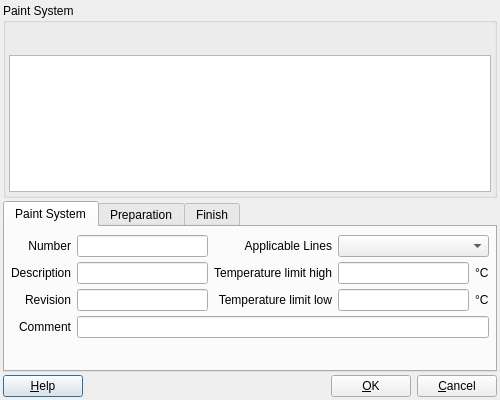
<?xml version="1.0" encoding="UTF-8"?>
<ui version="4.0">
 <class>PENG_PaintDialog</class>
 <widget class="QDialog" name="PENG_PaintDialog">
  <property name="geometry">
   <rect>
    <x>0</x>
    <y>0</y>
    <width>500</width>
    <height>400</height>
   </rect>
  </property>
  <property name="windowTitle">
   <string>Form</string>
  </property>
  <layout class="QGridLayout" name="gridLayout_5">
   <property name="leftMargin">
    <number>3</number>
   </property>
   <property name="topMargin">
    <number>3</number>
   </property>
   <property name="rightMargin">
    <number>3</number>
   </property>
   <property name="bottomMargin">
    <number>3</number>
   </property>
   <property name="spacing">
    <number>3</number>
   </property>
   <item row="0" column="0">
    <widget class="QGroupBox" name="groupBoxPaint">
     <property name="title">
      <string>Paint System</string>
     </property>
     <layout class="QGridLayout" name="gridLayout_4">
      <property name="leftMargin">
       <number>3</number>
      </property>
      <property name="topMargin">
       <number>3</number>
      </property>
      <property name="rightMargin">
       <number>3</number>
      </property>
      <property name="bottomMargin">
       <number>3</number>
      </property>
      <property name="spacing">
       <number>3</number>
      </property>
      <item row="0" column="0">
       <widget class="RB_ToolButtonBar" name="tbbPaint" native="true">
        <property name="sizePolicy">
         <sizepolicy hsizetype="Preferred" vsizetype="Fixed">
          <horstretch>0</horstretch>
          <verstretch>0</verstretch>
         </sizepolicy>
        </property>
        <property name="minimumSize">
         <size>
          <width>0</width>
          <height>26</height>
         </size>
        </property>
       </widget>
      </item>
      <item row="1" column="0">
       <widget class="RB_TableView" name="tvPaint">
        <property name="selectionMode">
         <enum>QAbstractItemView::SingleSelection</enum>
        </property>
        <property name="selectionBehavior">
         <enum>QAbstractItemView::SelectItems</enum>
        </property>
       </widget>
      </item>
     </layout>
    </widget>
   </item>
   <item row="1" column="0">
    <widget class="QTabWidget" name="tabWidget">
     <property name="sizePolicy">
      <sizepolicy hsizetype="Expanding" vsizetype="Minimum">
       <horstretch>0</horstretch>
       <verstretch>0</verstretch>
      </sizepolicy>
     </property>
     <property name="currentIndex">
      <number>0</number>
     </property>
     <widget class="QWidget" name="tab">
      <attribute name="title">
       <string>Paint System</string>
      </attribute>
      <layout class="QGridLayout" name="gridLayout">
       <property name="leftMargin">
        <number>6</number>
       </property>
       <property name="topMargin">
        <number>6</number>
       </property>
       <property name="rightMargin">
        <number>6</number>
       </property>
       <property name="bottomMargin">
        <number>6</number>
       </property>
       <property name="verticalSpacing">
        <number>3</number>
       </property>
       <item row="0" column="0" colspan="2">
        <widget class="QLabel" name="textLabel1">
         <property name="text">
          <string>Number</string>
         </property>
         <property name="alignment">
          <set>Qt::AlignRight|Qt::AlignTrailing|Qt::AlignVCenter</set>
         </property>
        </widget>
       </item>
       <item row="0" column="2">
        <widget class="QLineEdit" name="leNumber"/>
       </item>
       <item row="0" column="3">
        <widget class="QLabel" name="textLabel4">
         <property name="text">
          <string>Applicable Lines</string>
         </property>
         <property name="alignment">
          <set>Qt::AlignRight|Qt::AlignTrailing|Qt::AlignVCenter</set>
         </property>
        </widget>
       </item>
       <item row="0" column="4" colspan="2">
        <widget class="QComboBox" name="cbApplicableLines"/>
       </item>
       <item row="1" column="0" colspan="2">
        <widget class="QLabel" name="textLabel2_4">
         <property name="text">
          <string>Description</string>
         </property>
         <property name="alignment">
          <set>Qt::AlignRight|Qt::AlignTrailing|Qt::AlignVCenter</set>
         </property>
        </widget>
       </item>
       <item row="1" column="2">
        <widget class="QLineEdit" name="leDescription"/>
       </item>
       <item row="1" column="3">
        <widget class="QLabel" name="textLabel2">
         <property name="text">
          <string>Temperature limit high</string>
         </property>
         <property name="alignment">
          <set>Qt::AlignRight|Qt::AlignTrailing|Qt::AlignVCenter</set>
         </property>
        </widget>
       </item>
       <item row="1" column="4">
        <widget class="QLineEdit" name="leTempLimitHigh"/>
       </item>
       <item row="1" column="5">
        <widget class="QLabel" name="textLabel2_2">
         <property name="text">
          <string>°C</string>
         </property>
        </widget>
       </item>
       <item row="2" column="1">
        <widget class="QLabel" name="label">
         <property name="text">
          <string>Revision</string>
         </property>
         <property name="alignment">
          <set>Qt::AlignRight|Qt::AlignTrailing|Qt::AlignVCenter</set>
         </property>
        </widget>
       </item>
       <item row="2" column="2">
        <widget class="QLineEdit" name="leRevision"/>
       </item>
       <item row="2" column="3">
        <widget class="QLabel" name="textLabel3">
         <property name="text">
          <string>Temperature limit low</string>
         </property>
         <property name="alignment">
          <set>Qt::AlignRight|Qt::AlignTrailing|Qt::AlignVCenter</set>
         </property>
        </widget>
       </item>
       <item row="2" column="4">
        <widget class="QLineEdit" name="leTempLimitLow"/>
       </item>
       <item row="2" column="5">
        <widget class="QLabel" name="textLabel2_3">
         <property name="text">
          <string>°C</string>
         </property>
        </widget>
       </item>
       <item row="3" column="1">
        <widget class="QLabel" name="label_2">
         <property name="text">
          <string>Comment</string>
         </property>
         <property name="alignment">
          <set>Qt::AlignRight|Qt::AlignTrailing|Qt::AlignVCenter</set>
         </property>
        </widget>
       </item>
       <item row="3" column="2" colspan="4">
        <widget class="QLineEdit" name="leComment"/>
       </item>
       <item row="4" column="2">
        <spacer name="verticalSpacer">
         <property name="orientation">
          <enum>Qt::Vertical</enum>
         </property>
         <property name="sizeType">
          <enum>QSizePolicy::Minimum</enum>
         </property>
         <property name="sizeHint" stdset="0">
          <size>
           <width>20</width>
           <height>20</height>
          </size>
         </property>
        </spacer>
       </item>
      </layout>
     </widget>
     <widget class="QWidget" name="tab_2">
      <attribute name="title">
       <string>Preparation</string>
      </attribute>
      <layout class="QGridLayout" name="gridLayout_2">
       <property name="leftMargin">
        <number>6</number>
       </property>
       <property name="topMargin">
        <number>6</number>
       </property>
       <property name="rightMargin">
        <number>6</number>
       </property>
       <property name="bottomMargin">
        <number>6</number>
       </property>
       <property name="verticalSpacing">
        <number>3</number>
       </property>
       <item row="0" column="1">
        <widget class="QPlainTextEdit" name="pteSurfacePreparation">
         <property name="maximumSize">
          <size>
           <width>16777215</width>
           <height>41</height>
          </size>
         </property>
         <property name="tabChangesFocus">
          <bool>true</bool>
         </property>
        </widget>
       </item>
       <item row="0" column="0">
        <widget class="QLabel" name="textLabel5">
         <property name="text">
          <string>Surface preparation</string>
         </property>
        </widget>
       </item>
       <item row="1" column="1">
        <widget class="QPlainTextEdit" name="ptePrimerCoat">
         <property name="maximumSize">
          <size>
           <width>16777215</width>
           <height>41</height>
          </size>
         </property>
         <property name="tabChangesFocus">
          <bool>true</bool>
         </property>
        </widget>
       </item>
       <item row="1" column="0">
        <widget class="QLabel" name="textLabel6">
         <property name="text">
          <string>Primer coat</string>
         </property>
         <property name="alignment">
          <set>Qt::AlignRight|Qt::AlignTrailing|Qt::AlignVCenter</set>
         </property>
        </widget>
       </item>
       <item row="2" column="1">
        <spacer name="verticalSpacer_2">
         <property name="orientation">
          <enum>Qt::Vertical</enum>
         </property>
         <property name="sizeType">
          <enum>QSizePolicy::Minimum</enum>
         </property>
         <property name="sizeHint" stdset="0">
          <size>
           <width>20</width>
           <height>20</height>
          </size>
         </property>
        </spacer>
       </item>
      </layout>
     </widget>
     <widget class="QWidget" name="tab_3">
      <attribute name="title">
       <string>Finish</string>
      </attribute>
      <layout class="QGridLayout" name="gridLayout_3">
       <property name="leftMargin">
        <number>6</number>
       </property>
       <property name="topMargin">
        <number>6</number>
       </property>
       <property name="rightMargin">
        <number>6</number>
       </property>
       <property name="bottomMargin">
        <number>6</number>
       </property>
       <property name="verticalSpacing">
        <number>3</number>
       </property>
       <item row="0" column="0">
        <widget class="QLabel" name="textLabel7">
         <property name="text">
          <string>Finish coat 1</string>
         </property>
        </widget>
       </item>
       <item row="0" column="1">
        <widget class="QPlainTextEdit" name="pteFinishCoat1">
         <property name="maximumSize">
          <size>
           <width>16777215</width>
           <height>41</height>
          </size>
         </property>
         <property name="tabChangesFocus">
          <bool>true</bool>
         </property>
        </widget>
       </item>
       <item row="1" column="0">
        <widget class="QLabel" name="textLabel8">
         <property name="text">
          <string>Finish coat 2</string>
         </property>
        </widget>
       </item>
       <item row="1" column="1" rowspan="2">
        <widget class="QPlainTextEdit" name="pteFinishCoat2">
         <property name="maximumSize">
          <size>
           <width>16777215</width>
           <height>41</height>
          </size>
         </property>
         <property name="tabChangesFocus">
          <bool>true</bool>
         </property>
        </widget>
       </item>
       <item row="2" column="0" rowspan="2">
        <widget class="QLabel" name="textLabel9">
         <property name="text">
          <string>Finish coat 3</string>
         </property>
        </widget>
       </item>
       <item row="3" column="1">
        <widget class="QPlainTextEdit" name="pteFinishCoat3">
         <property name="maximumSize">
          <size>
           <width>16777215</width>
           <height>41</height>
          </size>
         </property>
         <property name="tabChangesFocus">
          <bool>true</bool>
         </property>
        </widget>
       </item>
      </layout>
     </widget>
    </widget>
   </item>
   <item row="2" column="0">
    <layout class="QHBoxLayout" name="_2">
     <property name="spacing">
      <number>6</number>
     </property>
     <property name="leftMargin">
      <number>0</number>
     </property>
     <property name="topMargin">
      <number>0</number>
     </property>
     <property name="rightMargin">
      <number>0</number>
     </property>
     <property name="bottomMargin">
      <number>0</number>
     </property>
     <item>
      <widget class="QPushButton" name="pbHelp">
       <property name="text">
        <string>&amp;Help</string>
       </property>
       <property name="shortcut">
        <string>F1</string>
       </property>
       <property name="autoDefault">
        <bool>true</bool>
       </property>
      </widget>
     </item>
     <item>
      <spacer>
       <property name="orientation">
        <enum>Qt::Horizontal</enum>
       </property>
       <property name="sizeType">
        <enum>QSizePolicy::Expanding</enum>
       </property>
       <property name="sizeHint" stdset="0">
        <size>
         <width>20</width>
         <height>20</height>
        </size>
       </property>
      </spacer>
     </item>
     <item>
      <widget class="QPushButton" name="pbOk">
       <property name="text">
        <string>&amp;OK</string>
       </property>
       <property name="shortcut">
        <string/>
       </property>
       <property name="autoDefault">
        <bool>true</bool>
       </property>
       <property name="default">
        <bool>false</bool>
       </property>
      </widget>
     </item>
     <item>
      <widget class="QPushButton" name="pbCancel">
       <property name="text">
        <string>&amp;Cancel</string>
       </property>
       <property name="shortcut">
        <string/>
       </property>
       <property name="autoDefault">
        <bool>true</bool>
       </property>
      </widget>
     </item>
    </layout>
   </item>
  </layout>
 </widget>
 <customwidgets>
  <customwidget>
   <class>RB_ToolButtonBar</class>
   <extends>QWidget</extends>
   <header>rb_toolbuttonbar.h</header>
   <container>1</container>
  </customwidget>
  <customwidget>
   <class>RB_TableView</class>
   <extends>QTableView</extends>
   <header location="global">rb_tableview.h</header>
  </customwidget>
 </customwidgets>
 <tabstops>
  <tabstop>tvPaint</tabstop>
  <tabstop>tabWidget</tabstop>
  <tabstop>leNumber</tabstop>
  <tabstop>leDescription</tabstop>
  <tabstop>leRevision</tabstop>
  <tabstop>leComment</tabstop>
  <tabstop>cbApplicableLines</tabstop>
  <tabstop>leTempLimitHigh</tabstop>
  <tabstop>leTempLimitLow</tabstop>
  <tabstop>pteSurfacePreparation</tabstop>
  <tabstop>ptePrimerCoat</tabstop>
  <tabstop>pteFinishCoat1</tabstop>
  <tabstop>pteFinishCoat2</tabstop>
  <tabstop>pteFinishCoat3</tabstop>
  <tabstop>pbOk</tabstop>
  <tabstop>pbCancel</tabstop>
  <tabstop>pbHelp</tabstop>
 </tabstops>
 <resources/>
 <connections/>
</ui>
